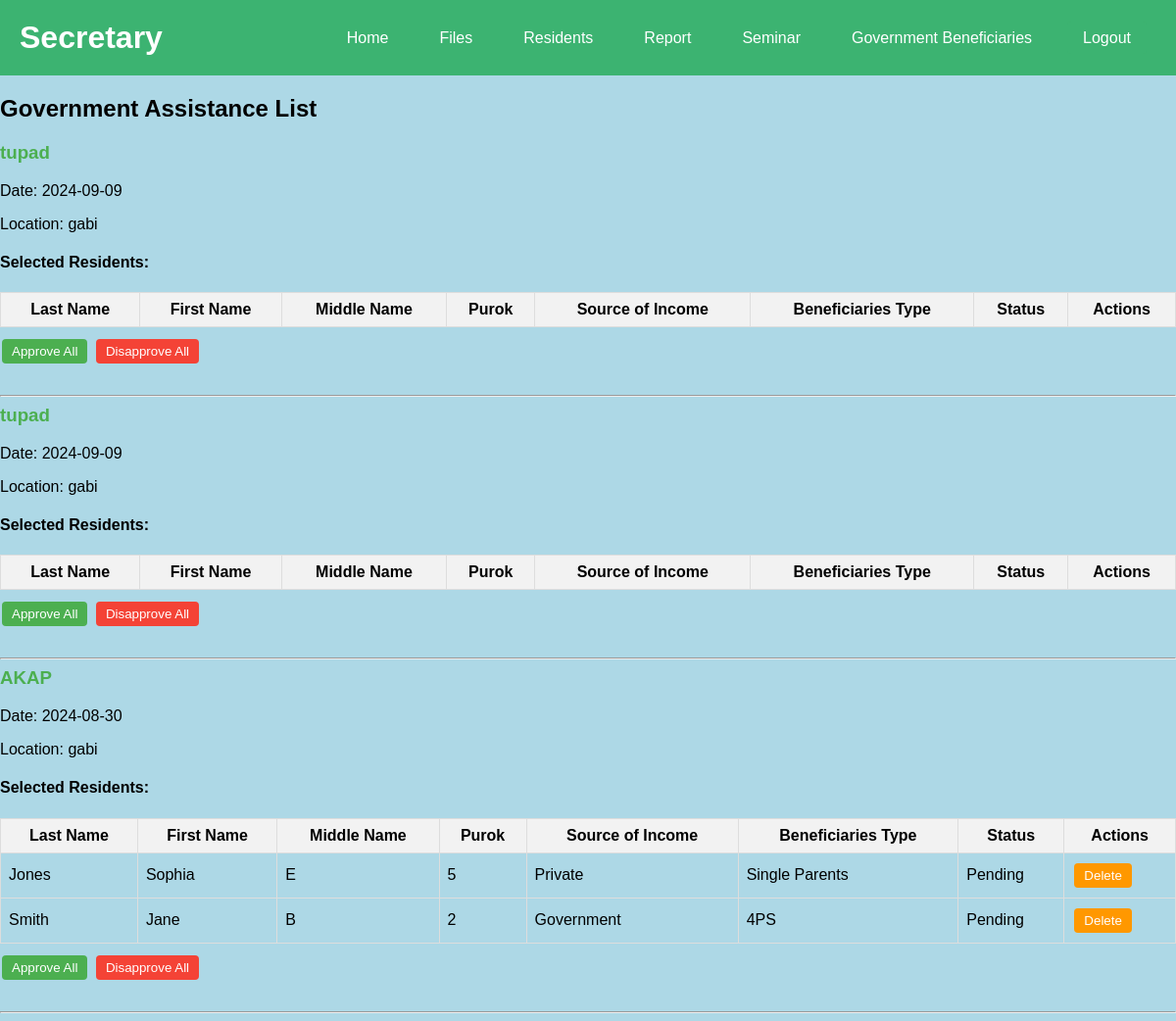
The app's page /secretary/benefits/view.php with its own data.
### tables this page shows
CREATE TABLE `assistance` (
  `id` int(11) NOT NULL,
  `assistance_name` varchar(255) NOT NULL,
  `date` date NOT NULL,
  `location` varchar(255) NOT NULL,
  `created_at` timestamp NOT NULL DEFAULT current_timestamp()
);

CREATE TABLE `assistance_residents` (
  `id` int(11) NOT NULL,
  `assistance_id` int(11) NOT NULL,
  `resident_id` int(11) NOT NULL,
  `added_at` timestamp NOT NULL DEFAULT current_timestamp(),
  `status` varchar(50) DEFAULT 'Pending'
);

CREATE TABLE `residents` (
  `id` int(11) NOT NULL,
  `last_name` varchar(50) NOT NULL,
  `first_name` varchar(50) NOT NULL,
  `middle_name` varchar(50) DEFAULT NULL,
  `extension_name` varchar(10) DEFAULT NULL,
  `birthday` date NOT NULL,
  `age` int(11) NOT NULL,
  `marital_status` enum('Single','Married','Lived in Partner','Widower/Widow','Single Parent') NOT NULL,
  `partner_name` varchar(50) DEFAULT NULL,
  `children_count` int(11) DEFAULT NULL,
  `purok` varchar(50) NOT NULL,
  `source_of_income` enum('None','Private','Government','Driver','Business') NOT NULL,
  `company_name` varchar(100) DEFAULT NULL,
  `government_work` varchar(100) DEFAULT NULL,
  `vehicle_type` varchar(50) DEFAULT NULL,
  `business_type` varchar(100) DEFAULT NULL,
  `house_ownership` enum('Own','Rent') NOT NULL,
  `light_source` enum('MECO','Solar','Gas Lamp') NOT NULL,
  `water_source` enum('Deep well','Puso','MCWD') NOT NULL,
  `pets` varchar(100) DEFAULT NULL,
  `beneficiaries` varchar(100) DEFAULT NULL
);

### secretary/benefits/view.php (the view, shortened to what this page needs)
<?php
$host = 'localhost';
$db_name = 'gabi';
$username = 'root';
$password = '';
$conn = new mysqli($host, $username, $password, $db_name);
$assistance_query = "SELECT * FROM assistance";
$assistance_result = $conn->query($assistance_query);
?>
<!DOCTYPE html>
<html lang="en">
<head>
    <link rel="stylesheet" href="../dashboard.css">
     <link rel="stylesheet" href="index.css">
    <link rel="stylesheet" href="view.css">
</head>
<body>
      <header>
        <div class="title">
            <h1>Secretary</h1>
        </div>
        <nav>
            <ul class="navbar">
                <li><a href="../dashboard.php" class="nav-link">Home</a></li>
                <li><a href="../files/index.php" class="nav-link">Files</a></li>
                <li><a href="../residents/index.php" class="nav-link">Residents</a></li>
                <li><a href="../reports/index.php" class="nav-link">Report</a></li>
                <li><a href="../seminar/index.php" class="nav-link">Seminar</a></li>
                <li><a href="../benefits/index.php" class="nav-link">Government Beneficiaries</a></li>
                <li><a href="../logout.php" class="nav-link logout-btn">Logout</a></li>
            </ul>
        </nav>
    </header>
    <div class="content">
        <h2>Government Assistance List</h2>
        <?php while ($assistance = $assistance_result->fetch_assoc()) : ?>
            <div class="assistance-block">
                <h3><?php echo htmlspecialchars($assistance['assistance_name']); ?></h3>
                <p>Date: <?php echo htmlspecialchars($assistance['date']); ?></p>
                <p>Location: <?php echo htmlspecialchars($assistance['location']); ?></p>
                <h4>Selected Residents:</h4>
                <table>
                    <tr>
                        <th>Last Name</th>
                        <th>First Name</th>
                        <th>Middle Name</th>
                        <th>Purok</th>
                        <th>Source of Income</th>
                        <th>Beneficiaries Type</th>
                        <th>Status</th>
                        <th>Actions</th>
                    </tr>
                    <?php
                    $residents_query = "
                        SELECT r.*, ar.status
                        FROM assistance_residents ar
                        JOIN residents r ON ar.resident_id = r.id
                        WHERE ar.assistance_id = " . intval($assistance['id']);
                    $residents_result = $conn->query($residents_query);
                    while ($resident = $residents_result->fetch_assoc()) :
                    ?>
                        <tr>
                            <td><?php echo htmlspecialchars($resident['last_name']); ?></td>
                            <td><?php echo htmlspecialchars($resident['first_name']); ?></td>
                            <td><?php echo htmlspecialchars($resident['middle_name']); ?></td>
                            <td><?php echo htmlspecialchars($resident['purok']); ?></td>
                            <td><?php echo htmlspecialchars($resident['source_of_income']); ?></td>
                            <td><?php echo htmlspecialchars($resident['beneficiaries']); ?></td>
                            <td><?php echo htmlspecialchars($resident['status']); ?></td>
                            <td>
                                <form method="post" style="display:inline-block;">
                                    <button type="submit" name="action" value="delete">Delete</button>
                                </form>
                            </td>
                        </tr>
                    <?php endwhile; ?>
                </table>
                <form method="post" style="margin-top: 10px;">
                    <button type="submit" name="action" value="approve_all">Approve All</button>
                    <button type="submit" name="action" value="disapprove_all">Disapprove All</button>
                </form>
            </div>
            <hr>
        <?php endwhile; ?>
    </div>
</body>
</html>

### secretary/dashboard.css (style rules this page uses)
body { font-family: Arial, sans-serif; margin: 0; padding: 0; background-color: lightblue; }
header { display: flex; justify-content: space-between; align-items: center; background-color: mediumseagreen; padding: 20px 20px; color: white; }
.title h1 { margin: 0; }
.navbar { list-style-type: none; margin: 0; padding: 0; display: flex; }
.nav-link { color: white; text-decoration: none; padding: 8px 16px; }
.navbar li { margin: 0 10px; }
.navbar .logout-btn { color: #fff; background-color: mediumseagreen; padding: 8px 16px; border-radius: 4px; text-decoration: none; }

### secretary/benefits/view.css (style rules this page uses)
.assistance-block { margin-bottom: 30px; }
.assistance-block h3 { color: #4CAF50; margin-top: 0; }
.assistance-block table { width: 100%; border-collapse: collapse; }
.assistance-block table th, .assistance-block table td { border: 1px solid #ddd; padding: 8px; }
.assistance-block table th { background-color: #f2f2f2; }
button { padding: 5px 10px; margin: 2px; border: none; border-radius: 4px; cursor: pointer; }
button[name="action"][value="approve_all"], button[name="action"][value="approve"] { background-color: #4CAF50; color: white; }
button[name="action"][value="disapprove_all"], button[name="action"][value="disapprove"] { background-color: #f44336; color: white; }
button[name="action"][value="delete"] { background-color: #ff9800; color: white; }
form { display: inline-block; }

### records on screen
assistance: assistance_name "tupad", date "2024-09-09", location "gabi"
assistance: assistance_name "tupad", date "2024-09-09", location "gabi"
assistance: assistance_name "AKAP", date "2024-08-30", location "gabi"
assistance_residents: resident.last_name "Jones", resident.first_name "Sophia", resident.middle_name "E", resident.purok "5", resident.source_of_income "Private", resident.beneficiaries "Single Parents", status "Pending"
assistance_residents: resident.last_name "Smith", resident.first_name "Jane", resident.middle_name "B", resident.purok "2", resident.source_of_income "Government", resident.beneficiaries "4PS", status "Pending"
